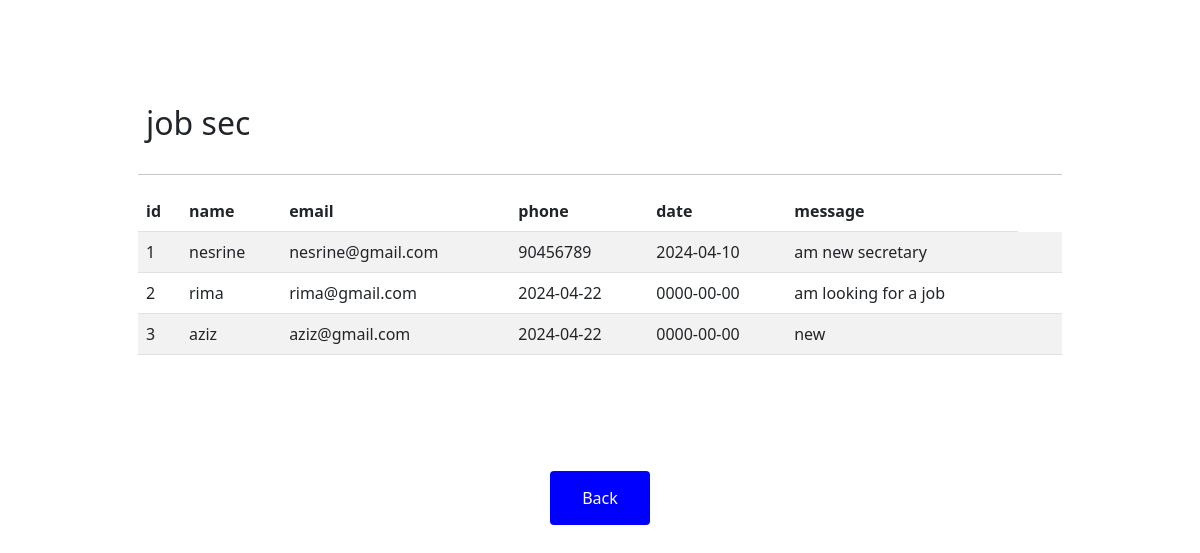
Screenshot of /admin/formJob/listsec.php with the database file from the repository.
### tables this page shows
CREATE TABLE `job` (
  `id` int(11) NOT NULL,
  `name` varchar(255) NOT NULL,
  `email` varchar(255) NOT NULL,
  `phone` varchar(255) NOT NULL,
  `date` date NOT NULL,
  `message` varchar(255) NOT NULL
);

### admin/formJob/listsec.php (the view, shortened to what this page needs)
<?php
include("db.php");
$users_sql = "SELECT * FROM job";
$all_user = mysqli_query($con, $users_sql);
?>
<!DOCTYPE html>
<html lang="en">
<head>
  <link rel="stylesheet" href="css/bootstrap.min.css">
  <link rel="stylesheet" href="css/toster.css">
</head>
<body >
  <div class="container">
    <div class="wrapper p-5 m-5">
      <div  class="d-flex p-2 justify-content-between mb-2">
       <h2>job sec</h2>
      </div>
      <hr>
      <table class="table table-striped">
        <thead>
          <tr>
            <th scope="col">id</th>
            <th scope="col">name</th>
            <th scope="col">email</th>
            <th scope="col">phone</th>
            <th scope="col">date</th>
            <th scope="col">message</th>
          </tr>
        </thead>
        <tbody>
          <?php
          while ($user = $all_user->fetch_assoc()) { ?>
            <tr>
              <td>
                <?php echo $user['id']; ?>
              </td>
              <td>
                <?php echo $user['name']; ?>
              </td>
              <td>
                <?php echo $user['email']; ?>
              </td>
              <td>
                <?php echo $user['phone']; ?>
              </td>
              <td>
                <?php echo $user['date']; ?>
              </td>
              <td>
                <?php echo $user['message']; ?>
              </td>
              <td>
                <div class="d-flex p-2 justify-content-evenly mb-2">
                </div>
              </td>
            </tr>
          <?php }
          ?>
        </tbody>
      </table>
    </div>
  </div>
  <div class="button-container">
    <a href="../index.php" class="button-link" >Back</a>
  </div>
</body>
</html>

### admin/formJob/listsec.php (style rules this page uses)
.button-container { display: flex; justify-content: center; align-items: center; }
.button-link { background-color: blue; color: white; padding: 15px 32px; text-align: center; text-decoration: none; display: inline-block; font-size: 16px; margin: 4px 2px; cursor: pointer; border: none; border-radius: 4px; }

### rows the page displays
job: id "1", name "nesrine", email "nesrine@gmail.com", phone "90456789", date "2024-04-10", message "am new secretary"
job: id "2", name "rima", email "rima@gmail.com", phone "2024-04-22", date "0000-00-00", message "am looking for a job"
job: id "3", name "aziz", email "aziz@gmail.com", phone "2024-04-22", date "0000-00-00", message "new"
